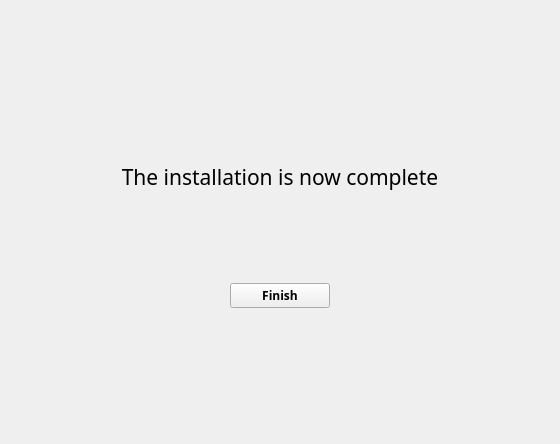
<?xml version="1.0" encoding="UTF-8"?>
<ui version="4.0">
 <class>EndInstallationUI</class>
 <widget class="QWidget" name="EndInstallationUI">
  <property name="geometry">
   <rect>
    <x>0</x>
    <y>0</y>
    <width>560</width>
    <height>444</height>
   </rect>
  </property>
  <property name="windowTitle">
   <string notr="true"/>
  </property>
  <layout class="QVBoxLayout" name="verticalLayout_3">
   <property name="spacing">
    <number>0</number>
   </property>
   <property name="leftMargin">
    <number>0</number>
   </property>
   <property name="topMargin">
    <number>0</number>
   </property>
   <property name="rightMargin">
    <number>0</number>
   </property>
   <property name="bottomMargin">
    <number>0</number>
   </property>
   <item>
    <layout class="QVBoxLayout" name="verticalLayout_2">
     <property name="spacing">
      <number>12</number>
     </property>
     <item>
      <spacer name="verticalSpacer">
       <property name="orientation">
        <enum>Qt::Vertical</enum>
       </property>
       <property name="sizeHint" stdset="0">
        <size>
         <width>20</width>
         <height>40</height>
        </size>
       </property>
      </spacer>
     </item>
     <item>
      <widget class="QWidget" name="widgetContract" native="true">
       <property name="minimumSize">
        <size>
         <width>0</width>
         <height>20</height>
        </size>
       </property>
       <layout class="QVBoxLayout" name="verticalLayout_5">
        <property name="spacing">
         <number>3</number>
        </property>
        <item>
         <layout class="QVBoxLayout" name="verticalLayout_4">
          <property name="spacing">
           <number>3</number>
          </property>
          <item>
           <widget class="QLabel" name="labelIcon">
            <property name="text">
             <string/>
            </property>
            <property name="pixmap">
             <pixmap resource="../overridable_resources.qrc">:/images/succes.png</pixmap>
            </property>
            <property name="alignment">
             <set>Qt::AlignCenter</set>
            </property>
           </widget>
          </item>
          <item>
           <widget class="QLabel" name="labelTitle">
            <property name="font">
             <font>
              <family>Segoe UI Semibold</family>
              <pointsize>16</pointsize>
              <weight>50</weight>
              <bold>false</bold>
             </font>
            </property>
            <property name="text">
             <string>The installation is now complete</string>
            </property>
            <property name="alignment">
             <set>Qt::AlignCenter</set>
            </property>
           </widget>
          </item>
          <item alignment="Qt::AlignHCenter">
           <widget class="QLabel" name="labelError">
            <property name="text">
             <string notr="true"/>
            </property>
            <property name="alignment">
             <set>Qt::AlignLeading|Qt::AlignLeft|Qt::AlignVCenter</set>
            </property>
           </widget>
          </item>
         </layout>
        </item>
        <item>
         <spacer name="verticalSpacer_3">
          <property name="orientation">
           <enum>Qt::Vertical</enum>
          </property>
          <property name="sizeHint" stdset="0">
           <size>
            <width>20</width>
            <height>40</height>
           </size>
          </property>
         </spacer>
        </item>
       </layout>
      </widget>
     </item>
     <item alignment="Qt::AlignHCenter|Qt::AlignVCenter">
      <widget class="QPushButton" name="buttonFinish">
       <property name="minimumSize">
        <size>
         <width>100</width>
         <height>0</height>
        </size>
       </property>
       <property name="font">
        <font>
         <family>Segoe WP</family>
         <weight>75</weight>
         <bold>true</bold>
        </font>
       </property>
       <property name="autoFillBackground">
        <bool>false</bool>
       </property>
       <property name="text">
        <string>Finish</string>
       </property>
      </widget>
     </item>
     <item>
      <spacer name="verticalSpacer_2">
       <property name="orientation">
        <enum>Qt::Vertical</enum>
       </property>
       <property name="sizeHint" stdset="0">
        <size>
         <width>20</width>
         <height>40</height>
        </size>
       </property>
      </spacer>
     </item>
    </layout>
   </item>
  </layout>
 </widget>
 <resources>
  <include location="../overridable_resources.qrc"/>
 </resources>
 <connections/>
</ui>
